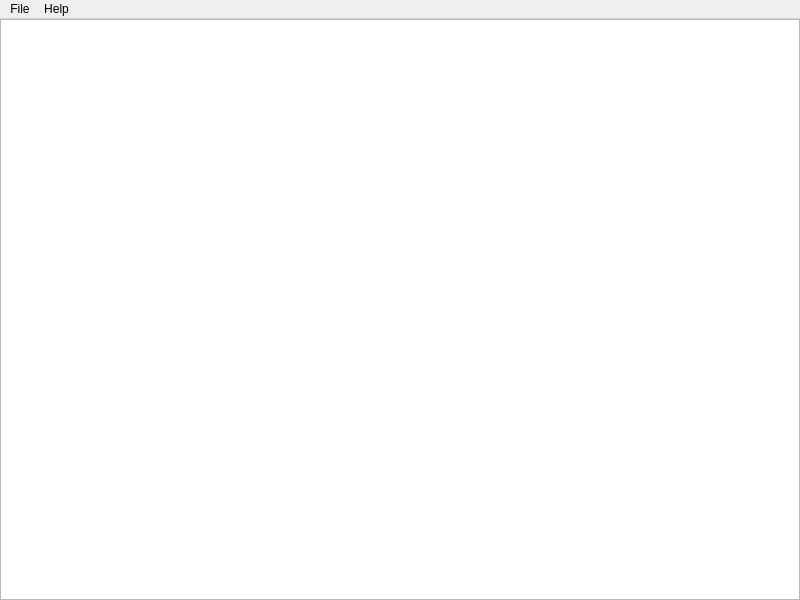
<?xml version="1.0" encoding="UTF-8"?>
<ui version="4.0">
 <class>Viewer</class>
 <widget class="QMainWindow" name="Viewer">
  <property name="geometry">
   <rect>
    <x>0</x>
    <y>0</y>
    <width>800</width>
    <height>600</height>
   </rect>
  </property>
  <property name="windowTitle">
   <string/>
  </property>
  <widget class="QWidget" name="centralwidget">
   <layout class="QVBoxLayout" name="verticalLayout">
    <property name="leftMargin">
     <number>0</number>
    </property>
    <property name="topMargin">
     <number>0</number>
    </property>
    <property name="rightMargin">
     <number>0</number>
    </property>
    <property name="bottomMargin">
     <number>0</number>
    </property>
    <item>
     <widget class="MyGraphicsView" name="graphicsView">
      <property name="lineWidth">
       <number>0</number>
      </property>
      <property name="verticalScrollBarPolicy">
       <enum>Qt::ScrollBarAlwaysOff</enum>
      </property>
      <property name="horizontalScrollBarPolicy">
       <enum>Qt::ScrollBarAlwaysOff</enum>
      </property>
      <property name="dragMode">
       <enum>QGraphicsView::ScrollHandDrag</enum>
      </property>
      <property name="cacheMode">
       <set>QGraphicsView::CacheBackground</set>
      </property>
     </widget>
    </item>
   </layout>
  </widget>
  <widget class="QMenuBar" name="menubar">
   <property name="geometry">
    <rect>
     <x>0</x>
     <y>0</y>
     <width>800</width>
     <height>24</height>
    </rect>
   </property>
   <widget class="QMenu" name="menuFile">
    <property name="title">
     <string>File</string>
    </property>
    <addaction name="actionOpen"/>
    <addaction name="actionQuit"/>
   </widget>
   <widget class="QMenu" name="menuHelp">
    <property name="title">
     <string>Help</string>
    </property>
    <addaction name="actionShortcut"/>
    <addaction name="actionAbout"/>
   </widget>
   <addaction name="menuFile"/>
   <addaction name="menuHelp"/>
  </widget>
  <action name="actionOpen">
   <property name="text">
    <string>Open</string>
   </property>
   <property name="shortcut">
    <string>Ctrl+O</string>
   </property>
  </action>
  <action name="actionQuit">
   <property name="text">
    <string>Quit</string>
   </property>
   <property name="shortcut">
    <string>Ctrl+W</string>
   </property>
  </action>
  <action name="actionShortcut">
   <property name="text">
    <string>Shortcut</string>
   </property>
   <property name="shortcut">
    <string>F1</string>
   </property>
  </action>
  <action name="actionAbout">
   <property name="text">
    <string>About</string>
   </property>
  </action>
 </widget>
 <customwidgets>
  <customwidget>
   <class>MyGraphicsView</class>
   <extends>QGraphicsView</extends>
   <header>mygraphicsview.h</header>
  </customwidget>
 </customwidgets>
 <resources/>
 <connections>
  <connection>
   <sender>actionQuit</sender>
   <signal>triggered()</signal>
   <receiver>Viewer</receiver>
   <slot>close()</slot>
   <hints>
    <hint type="sourcelabel">
     <x>-1</x>
     <y>-1</y>
    </hint>
    <hint type="destinationlabel">
     <x>399</x>
     <y>299</y>
    </hint>
   </hints>
  </connection>
 </connections>
</ui>
